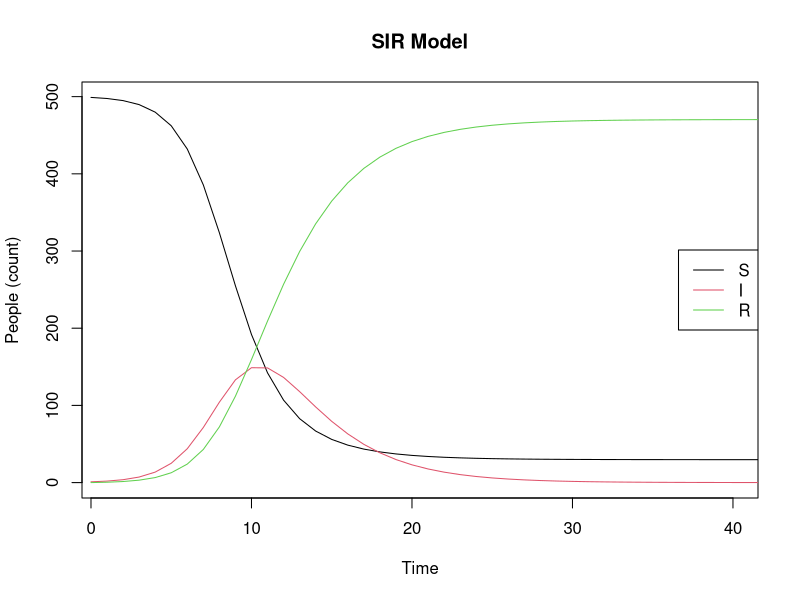

The R source for this figure:
#SIR practical from Debarre and Bonhoeffer ("SIR models of epidemics")
library(deSolve)

parms <- c(beta = 0.333, k = 3 , r = 0.333)
inits <- c(S = 499, I = 1, R = 0)
dt <- seq(0, 300, 1)

SIR <- function(t, x, parms){
    with(as.list(c(parms, x)), {
        
        dS <- - (beta * k * S * I) / (S + I + R)
        dI <- + (beta * k * S * I) / (S + I + R) - r * I
        dR <- r * I
        
        der <- c(dS, dI, dR)
        
        return(list(der))
    }) 
}

simulation <- as.data.frame(ode(y = inits, times = dt, 
                                func = SIR, parms = parms))

matplot(x = simulation[, 1], y = simulation[, 2:4], type = "l", 
        lty = 1, xlim = c(1, 40), 
        xlab = "Time", ylab = "People (count)", 
        main = "SIR Model")
legend(x = "right", legend = c('S', 'I', 'R'), 
       col = 1:3, lty = 1)
